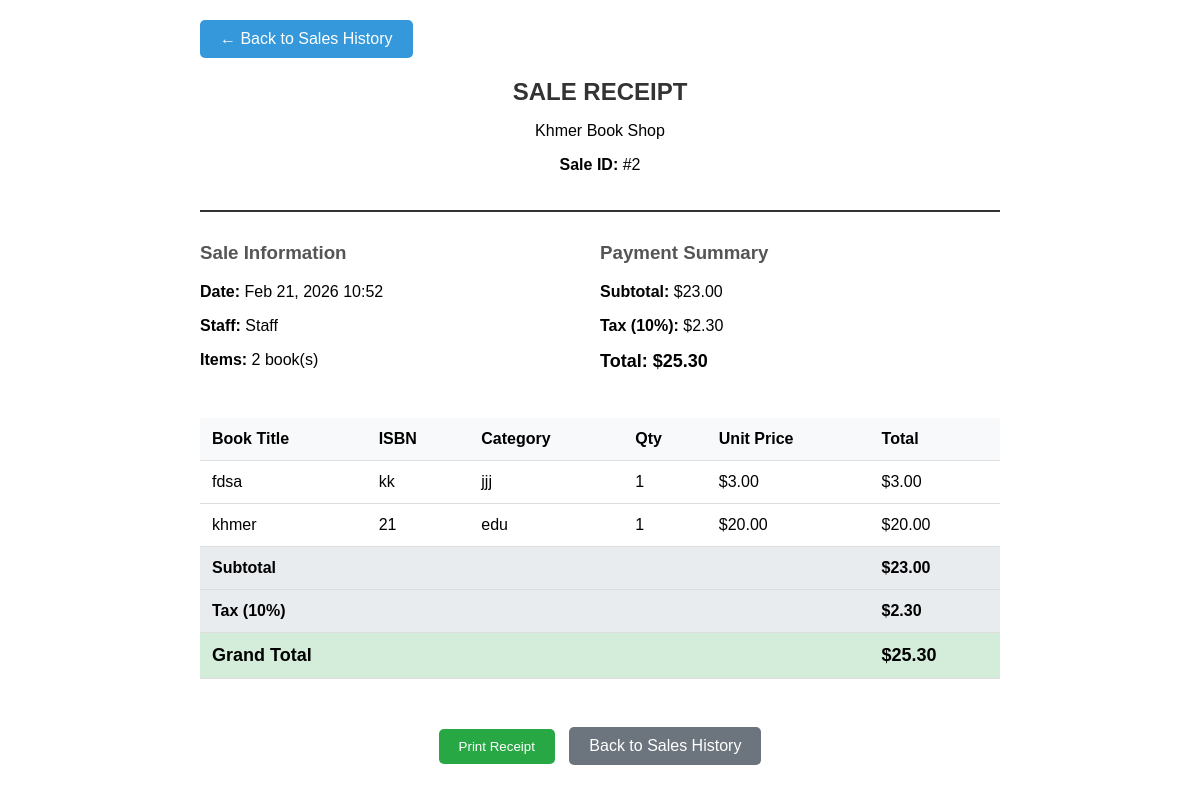
Page /sale_detail.php?sale_id=2 (signed in) on the committed database.
### tables this page shows
CREATE TABLE `sales` (
  `sale_id` bigint(20) NOT NULL,
  `sale_date` datetime NOT NULL DEFAULT current_timestamp(),
  `staff_name` varchar(100) NOT NULL DEFAULT 'NOT NULL',
  `total_amount` decimal(10,2) NOT NULL DEFAULT 0.00
);

CREATE TABLE `salse_details` (
  `sale_id` bigint(20) NOT NULL,
  `book_id` int(11) NOT NULL,
  `qty` int(11) NOT NULL,
  `unit_price` decimal(6,2) NOT NULL,
  `amount` decimal(10,2) NOT NULL
);

CREATE TABLE `books` (
  `book_id` int(11) NOT NULL,
  `title` varchar(255) DEFAULT 'NOT NULL',
  `isbn` varchar(25) NOT NULL,
  `category` varchar(30) NOT NULL,
  `page_number` smallint(6) NOT NULL,
  `unit_price` decimal(6,2) NOT NULL,
  `is_deleted` tinyint(1) NOT NULL DEFAULT 0,
  `created_at` timestamp NOT NULL DEFAULT current_timestamp(),
  `updated_at` timestamp NOT NULL DEFAULT current_timestamp() ON UPDATE current_timestamp()
);

### sale_detail.php (the view, shortened to what this page needs)
<!DOCTYPE html>
<html lang="en">
<head>
</head>
<body>
    <?php
    include 'ConnDB.php';
    $sale_id = isset($_GET['sale_id']) ? (int)$_GET['sale_id'] : 0;
    $book_id = isset($_GET['id']) ? (int)$_GET['id'] : 0;
    if ($sale_id > 0) {
        $query = "SELECT * FROM sales WHERE sale_id = ?";
        $stmt = $conn->prepare($query);
        $stmt->bind_param("i", $sale_id);
        $stmt->execute();
        $result = $stmt->get_result();
        $sale = $result->fetch_assoc();
        $query = "SELECT sd.*, b.title, b.isbn, b.category
                  FROM salse_details sd
                  JOIN books b ON sd.book_id = b.book_id
                  WHERE sd.sale_id = ? AND b.is_deleted = 0";
        $stmt = $conn->prepare($query);
        $stmt->bind_param("i", $sale_id);
        $stmt->execute();
        $items_result = $stmt->get_result();
        $items = [];
        $subtotal = 0;
        while ($item = $items_result->fetch_assoc()) {
            $items[] = $item;
            $subtotal += $item['qty'] * $item['unit_price'];
        }
        $tax_rate = 0.1;
        $tax_amount = $subtotal * $tax_rate;
        $grand_total = $subtotal + $tax_amount;
    } else {
        header("Location: salse.php");
        exit;
    }
    if ($sale_id > 0) {
        ?>
        <a href="sales_history.php" class="back-link">← Back to Sales History</a>
        <div class="invoice-header">
            <div class="invoice-title">SALE RECEIPT</div>
            <p>Khmer Book Shop</p>
            <p><strong>Sale ID:</strong> #<?php echo $sale['sale_id']; ?></p>
        </div>
        <div class="order-info">
            <div class="info-section">
                <h3>Sale Information</h3>
                <p><strong>Date:</strong> <?php echo date('M j, Y H:i', strtotime($sale['sale_date'])); ?></p>
                <p><strong>Staff:</strong> <?php echo htmlspecialchars($sale['staff_name']); ?></p>
                <p><strong>Items:</strong> <?php echo count($items); ?> book(s)</p>
            </div>
            <div class="info-section">
                <h3>Payment Summary</h3>
                <p><strong>Subtotal:</strong> $<?php echo number_format($subtotal, 2); ?></p>
                <p><strong>Tax (10%):</strong> $<?php echo number_format($tax_amount, 2); ?></p>
                <p><strong><span style="font-size: 18px;">Total: $<?php echo number_format($grand_total, 2); ?></span></strong></p>
            </div>
        </div>
        <table>
            <thead>
                <tr>
                    <th>Book Title</th>
                    <th>ISBN</th>
                    <th>Category</th>
                    <th>Qty</th>
                    <th>Unit Price</th>
                    <th>Total</th>
                </tr>
            </thead>
            <tbody>
                <?php foreach ($items as $item): ?>
                <tr>
                    <td><?php echo htmlspecialchars($item['title']); ?></td>
                    <td><?php echo htmlspecialchars($item['isbn']); ?></td>
                    <td><?php echo htmlspecialchars($item['category']); ?></td>
                    <td><?php echo $item['qty']; ?></td>
                    <td>$<?php echo number_format($item['unit_price'], 2); ?></td>
                    <td>$<?php echo number_format($item['qty'] * $item['unit_price'], 2); ?></td>
                </tr>
                <?php endforeach; ?>
                <tr class="total-row">
                    <td colspan="5"><strong>Subtotal</strong></td>
                    <td><strong>$<?php echo number_format($subtotal, 2); ?></strong></td>
                </tr>
                <tr class="total-row">
                    <td colspan="5"><strong>Tax (10%)</strong></td>
                    <td><strong>$<?php echo number_format($tax_amount, 2); ?></strong></td>
                </tr>
                <tr class="grand-total">
                    <td colspan="5"><strong>Grand Total</strong></td>
                    <td><strong>$<?php echo number_format($grand_total, 2); ?></strong></td>
                </tr>
            </tbody>
        </table>
        <div style="text-align: center; margin-top: 30px;">
            <button class="print-btn" onclick="window.print()">Print Receipt</button>
            <a href="sales_history.php" style="display: inline-block; margin-left: 10px; padding: 10px 20px; background-color: #6c757d; color: white; text-decoration: none; border-radius: 5px;">Back to Sales History</a>
        </div>
    <?php
    }
    ?>
</body>
</html>

### sale_detail.php (style rules this page uses)
body { font-family: Arial, sans-serif; max-width: 800px; margin: 0 auto; padding: 20px; }
.invoice-header { text-align: center; border-bottom: 2px solid #333; padding-bottom: 20px; margin-bottom: 30px; }
.invoice-title { font-size: 24px; font-weight: bold; color: #333; }
.back-link { display: inline-block; background-color: #3498db; color: white; padding: 10px 20px; text-decoration: none; border-radius: 5px; margin-bottom: 20px; }
.order-info { display: flex; justify-content: space-between; margin-bottom: 30px; }
.info-section { flex: 1; }
.info-section h3 { margin-top: 0; color: #555; }
table { width: 100%; border-collapse: collapse; margin-top: 20px; }
th, td { padding: 12px; text-align: left; border-bottom: 1px solid #ddd; }
th { background-color: #f8f9fa; font-weight: bold; }
.total-row { background-color: #e9ecef; font-weight: bold; }
.grand-total { background-color: #d4edda; font-size: 18px; }
.print-btn { background-color: #28a745; color: white; padding: 10px 20px; border: none; border-radius: 5px; cursor: pointer; margin-top: 20px; }

### rows in the picture
sales: sale_id "2", sale_date "Feb 21, 2026 10:52", staff_name "Staff"
salse_details: book.title "fdsa", book.isbn "kk", book.category "jjj", qty "1", unit_price "3.00", $item['qty']*$item['unit_price'] "3.00"
salse_details: book.title "khmer", book.isbn "21", book.category "edu", qty "1", unit_price "20.00", $item['qty']*$item['unit_price'] "20.00"

### other values in the picture
count($items) "2"
$subtotal "23.00"
$tax_amount "2.30"
$grand_total "25.30"
